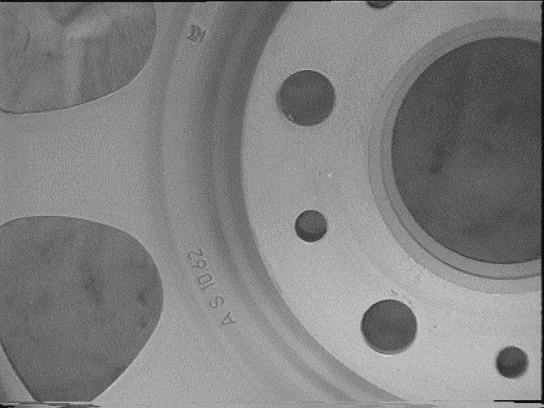
//> input picture ex29 hub/1.png, 544 x 408 px
$ ./hub   (built with g++ and OpenCV 4)
//> lines starting //> are read from the running program, lines starting //| are printed output that depends on the picture; after the words box and inside, x2 and y2 are one past the last pixel; in counts of white or black regions, pixels touching at a corner belong together
#include <opencv2/opencv.hpp>
#include <iostream>
using namespace cv;
int main()
{
    Mat srcMat = imread("D:\\project\\opencv_vscode\\ex29 hub\\1.png");
//> srcMat is the input picture: 408 rows x 544 cols, CV_8UC3; min 8, max 230, mean 129.2
    if (srcMat.empty())
    {
        std::cerr << "图像加载失败" << std::endl;
        return -1;
    }

    Mat gray;
    cvtColor(srcMat, gray, COLOR_BGR2GRAY);

    Mat binary;
    threshold(gray, binary, 100, 255, THRESH_OTSU);
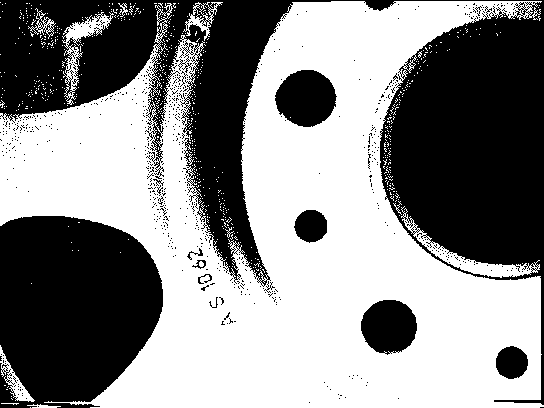
//> binary: 408 rows x 544 cols, CV_8UC1; 54.6% white; 671 black regions (655 under 20 px), largest, box (x1, y1, x2, y2) and area: (0, 0, 544, 405) 67074, (0, 216, 163, 408) 25583, (275, 70, 337, 127) 2650
    binary = 255 - binary;

    Mat structing;
    structing = getStructuringElement(MORPH_ELLIPSE, Size(3, 3), Point(-1, -1));
    Mat openMat;
    morphologyEx(binary, openMat, MORPH_OPEN, structing);
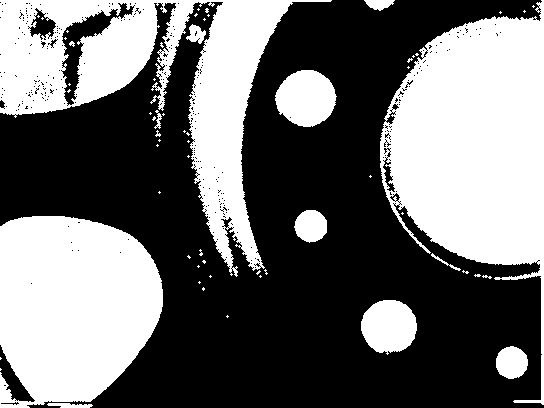
//> openMat: 408 rows x 544 cols, CV_8UC1; 42.8% white; 62 white regions (47 under 20 px)

    std::vector<std::vector<Point>> contours;
    findContours(openMat, contours, CV_RETR_EXTERNAL, CV_CHAIN_APPROX_NONE);
//> contours = 55 contours, 43 with area under 20; largest, box (x1, y1, x2, y2) and area: (380, 0, 544, 405) 33762, (0, 0, 332, 277) 29926, (0, 216, 163, 408) 24970, (275, 70, 337, 127) 2562, (361, 300, 417, 355) 2272

    for (int i = 0; i < contours.size(); i++)
    {
        RotatedRect rbox = minAreaRect(contours[i]);
        if (rbox.boundingRect().height / rbox.boundingRect().width < 1.4 && rbox.size.area() < 4000 && rbox.size.area() > 900)
        {
            drawContours(srcMat, contours, i, Scalar(0, 255, 255), FILLED, 8);
        }
    }
//> this loop made 55 passes
//> rbox on passes 1 to 12: centre (69.5, 405), size (4, 45), angle -90, centre (0, 369), size (1.4, 1.4), angle -45, centre (0, 358), size (1.4, 1.4), angle -45, centre (511.5, 362), size (32, 31), angle -90, centre (227, 316), size (1.4, 1.4), angle -45, centre (389, 326), size (54.6, 53.7), angle -26.6, centre (203, 288.5), size (2.1, 2.1), angle -45, centre (199, 282), size (1.4, 1.4), angle -45, centre (486.5, 276.3), size (2.5, 9), angle -80.5, centre (260, 276), size (1.4, 1.4), angle -45, centre (210, 276), size (1.4, 1.4), angle -45, centre (477, 275), size (2, 6), angle -90
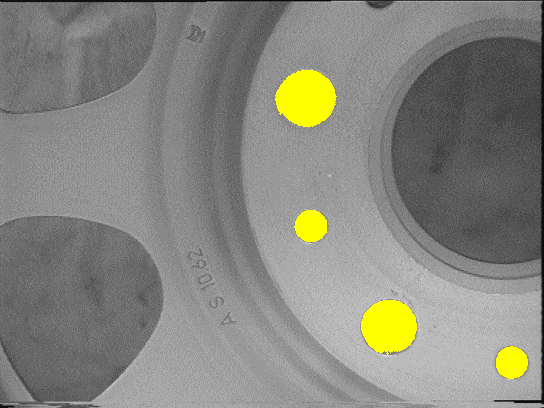
//> srcMat: 408 rows x 544 cols, CV_8UC3; 3% of pixels changed, all inside (x1, y1, x2, y2) = (275, 70, 528, 379)

    imshow("srcMat", srcMat);
    imshow("binary", binary);
    imshow("openMat", openMat);
    waitKey(0);
    return 0;
}
